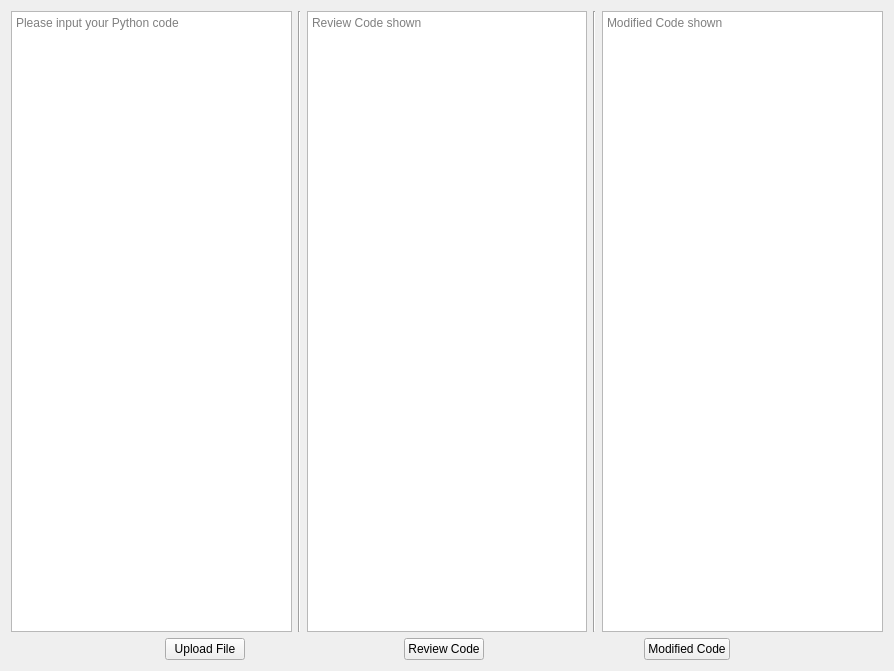
<?xml version="1.0" encoding="UTF-8"?>
<ui version="4.0">
 <class>Form</class>
 <widget class="QWidget" name="Form">
  <property name="geometry">
   <rect>
    <x>0</x>
    <y>0</y>
    <width>894</width>
    <height>671</height>
   </rect>
  </property>
  <property name="windowTitle">
   <string>ezIDEA</string>
  </property>
  <layout class="QVBoxLayout" name="verticalLayout">
   <item>
    <layout class="QHBoxLayout" name="horizontalLayout">
     <item>
      <widget class="QPlainTextEdit" name="SourceText">
       <property name="placeholderText">
        <string>Please input your Python code</string>
       </property>
      </widget>
     </item>
     <item>
      <widget class="Line" name="line">
       <property name="font">
        <font>
         <family>Arial Black</family>
         <pointsize>22</pointsize>
         <weight>75</weight>
         <bold>true</bold>
        </font>
       </property>
       <property name="orientation">
        <enum>Qt::Vertical</enum>
       </property>
      </widget>
     </item>
     <item>
      <widget class="QTextEdit" name="ReviewText">
       <property name="placeholderText">
        <string>Review Code shown</string>
       </property>
      </widget>
     </item>
     <item>
      <widget class="Line" name="line_2">
       <property name="font">
        <font>
         <family>Arial Black</family>
         <pointsize>22</pointsize>
         <weight>75</weight>
         <bold>true</bold>
        </font>
       </property>
       <property name="orientation">
        <enum>Qt::Vertical</enum>
       </property>
      </widget>
     </item>
     <item>
      <widget class="QTextEdit" name="ModifyText">
       <property name="placeholderText">
        <string>Modified Code shown</string>
       </property>
      </widget>
     </item>
    </layout>
   </item>
   <item>
    <layout class="QHBoxLayout" name="horizontalLayout_2">
     <item>
      <spacer name="horizontalSpacer_4">
       <property name="orientation">
        <enum>Qt::Horizontal</enum>
       </property>
       <property name="sizeHint" stdset="0">
        <size>
         <width>40</width>
         <height>20</height>
        </size>
       </property>
      </spacer>
     </item>
     <item>
      <widget class="QPushButton" name="UploadButton">
       <property name="accessibleName">
        <string/>
       </property>
       <property name="text">
        <string>Upload File</string>
       </property>
      </widget>
     </item>
     <item>
      <spacer name="horizontalSpacer_3">
       <property name="orientation">
        <enum>Qt::Horizontal</enum>
       </property>
       <property name="sizeHint" stdset="0">
        <size>
         <width>40</width>
         <height>20</height>
        </size>
       </property>
      </spacer>
     </item>
     <item>
      <widget class="QPushButton" name="ReviewButton">
       <property name="text">
        <string>Review Code</string>
       </property>
      </widget>
     </item>
     <item>
      <spacer name="horizontalSpacer">
       <property name="orientation">
        <enum>Qt::Horizontal</enum>
       </property>
       <property name="sizeHint" stdset="0">
        <size>
         <width>40</width>
         <height>20</height>
        </size>
       </property>
      </spacer>
     </item>
     <item>
      <widget class="QPushButton" name="ModifyButton">
       <property name="text">
        <string>Modified Code</string>
       </property>
      </widget>
     </item>
     <item>
      <spacer name="horizontalSpacer_2">
       <property name="orientation">
        <enum>Qt::Horizontal</enum>
       </property>
       <property name="sizeHint" stdset="0">
        <size>
         <width>40</width>
         <height>20</height>
        </size>
       </property>
      </spacer>
     </item>
    </layout>
   </item>
  </layout>
 </widget>
 <resources/>
 <connections/>
</ui>
